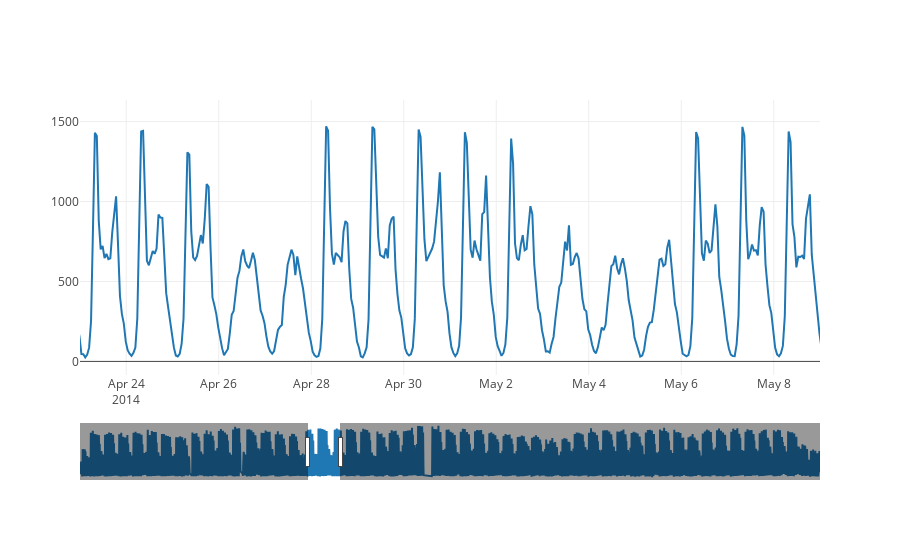

Source (notebook cell):
### Markdown cell above
### One year

### Code cell
year_start = '2014-01-01'
year_end = '2014-12-31'
one_year = df[(df.StartTime >= year_start) & (df.StartTime <= year_end)]
plot_data = [go.Scatter(x=one_year.StartTime, y=one_year.TotalFlow)]

layout = dict(
    xaxis=dict(
        rangeslider=dict(),
        type='date',
        range = ['2014-04-23','2014-05-09']))
fig = dict(data=plot_data, layout=layout)
plotly.offline.iplot(fig)

#daily_flow = df.groupby('Date')['TotalFlow'].sum()
#one_year_daily_flow = daily_flow[(daily_flow.index >= year_start) & (daily_flow.index <= year_end)]
#plot_data = [go.Scatter(x=one_year_daily_flow.index, y=one_year_daily_flow)]
#plotly.offline.iplot(plot_data)

### Figure 1 — Plotly figure (JSON) as saved in the notebook; plotly's stock layout.template omitted (floating-point values rounded to 4 significant figures; data arrays with more than 128 entries replaced by an {"elided": "..."} marker saying what was removed)
{"data": [{"type": "scatter", "x": {"elided": "8591 str values"}, "y": {"elided": "8591 int values"}}], "layout": {"xaxis": {"range": ["2014-04-23", "2014-05-09"], "rangeslider": {}, "type": "date"}}}
